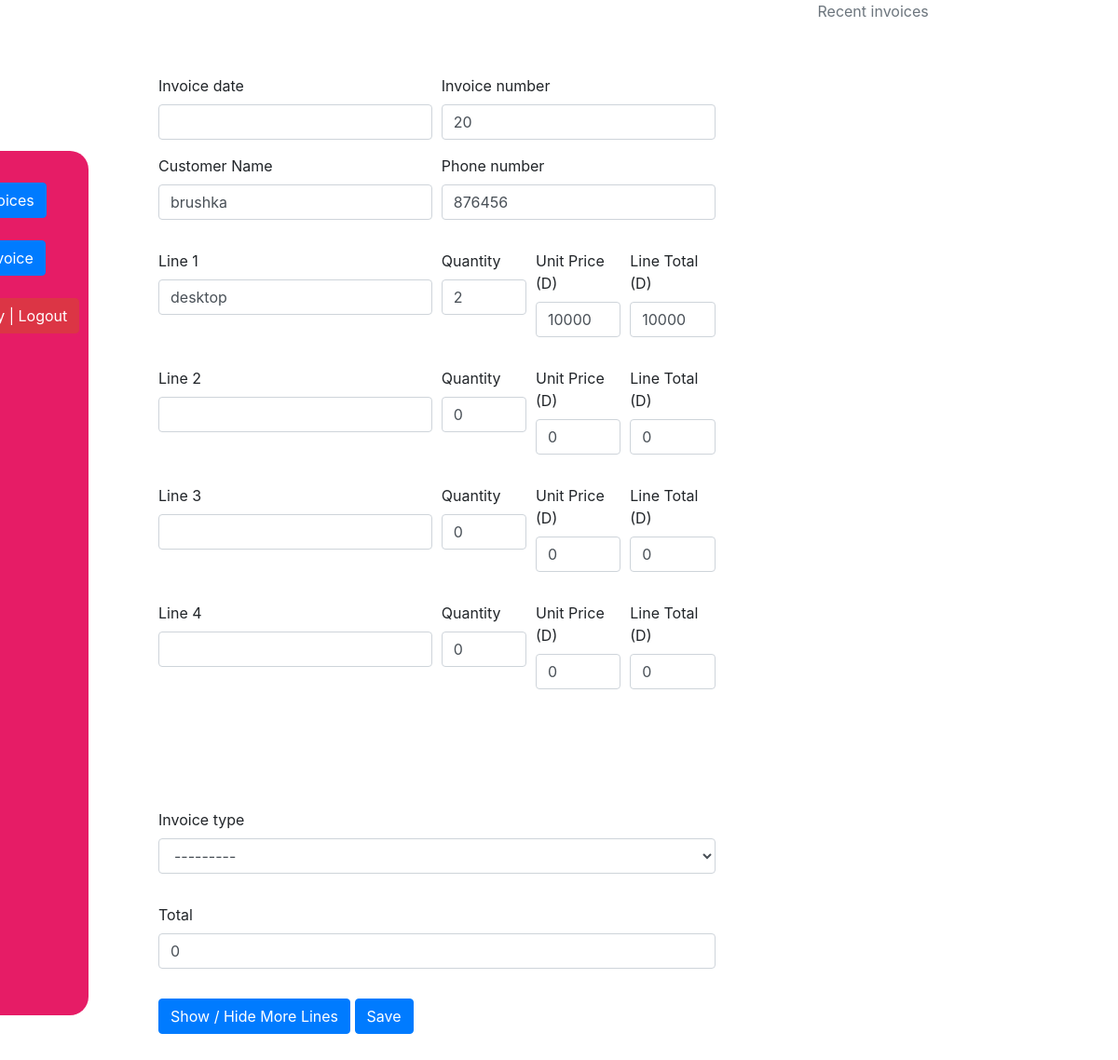
/update_invoice/3/ (signed in), run on the app's committed database.
### invoicemgt/models.py (models this page shows)
class Invoice(models.Model):
	comments = models.TextField(max_length=3000, default='', blank=True, null=True)
	invoice_number = models.IntegerField(blank=True, null=True)
	invoice_date = models.DateField(auto_now_add=False, auto_now=False, blank=True, null=True)
	name = models.CharField('Customer Name', max_length=120, default='', blank=True, null=True)
	line_one = models.CharField('Line 1', max_length=120, default='', blank=True, null=True)
	line_one_quantity = models.IntegerField('Quantity', default=0, blank=True, null=True)
	line_one_unit_price = models.IntegerField('Unit Price (D)', default=0, blank=True, null=True)
	line_one_total_price = models.IntegerField('Line Total (D)', default=0, blank=True, null=True)
	line_two = models.CharField('Line 2', max_length=120, default='', blank=True, null=True)
	line_two_quantity = models.IntegerField('Quantity', default=0, blank=True, null=True)
	line_two_unit_price = models.IntegerField('Unit Price (D)', default=0, blank=True, null=True)
	line_two_total_price = models.IntegerField('Line Total (D)', default=0, blank=True, null=True)
	line_three = models.CharField('Line 3', max_length=120, default='', blank=True, null=True)
	line_three_quantity = models.IntegerField('Quantity', default=0, blank=True, null=True)
	line_three_unit_price = models.IntegerField('Unit Price (D)', default=0, blank=True, null=True)
	line_three_total_price = models.IntegerField('Line Total (D)', default=0, blank=True, null=True)
	line_four = models.CharField('Line 4', max_length=120, default='', blank=True, null=True)
	line_four_quantity = models.IntegerField('Quantity', default=0, blank=True, null=True)
	line_four_unit_price = models.IntegerField('Unit Price (D)', default=0, blank=True, null=True)
	line_four_total_price = models.IntegerField('Line Total (D)', default=0, blank=True, null=True)
	line_five = models.CharField('Line 5', max_length=120, default='', blank=True, null=True)
	line_five_quantity = models.IntegerField('Quantity', default=0, blank=True, null=True)
	line_five_unit_price = models.IntegerField('Unit Price (D)', default=0, blank=True, null=True)
	line_five_total_price = models.IntegerField('Line Total (D)', default=0, blank=True, null=True)
	line_six = models.CharField('Line 1', max_length=120, default='', blank=True, null=True)
	line_six_quantity = models.IntegerField('Quantity', default=0, blank=True, null=True)
	line_six_unit_price = models.IntegerField('Unit Price (D)', default=0, blank=True, null=True)
	line_six_total_price = models.IntegerField('Line Total (D)', default=0, blank=True, null=True)
	line_seven = models.CharField('Line 2', max_length=120, default='', blank=True, null=True)
	line_seven_quantity = models.IntegerField('Quantity', default=0, blank=True, null=True)
	line_seven_unit_price = models.IntegerField('Unit Price (D)', default=0, blank=True, null=True)
	line_seven_total_price = models.IntegerField('Line Total (D)', default=0, blank=True, null=True)
	line_eight = models.CharField('Line 3', max_length=120, default='', blank=True, null=True)
	line_eight_quantity = models.IntegerField('Quantity', default=0, blank=True, null=True)
	line_eight_unit_price = models.IntegerField('Unit Price (D)', default=0, blank=True, null=True)
	line_eight_total_price = models.IntegerField('Line Total (D)', default=0, blank=True, null=True)
	line_nine = models.CharField('Line 4', max_length=120, default='', blank=True, null=True)
	line_nine_quantity = models.IntegerField('Quantity', default=0, blank=True, null=True)
	line_nine_unit_price = models.IntegerField('Unit Price (D)', default=0, blank=True, null=True)
	line_nine_total_price = models.IntegerField('Line Total (D)', default=0, blank=True, null=True)
	line_ten = models.CharField('Line 5', max_length=120, default='', blank=True, null=True)
	line_ten_quantity = models.IntegerField('Quantity', default=0, blank=True, null=True)
	line_ten_unit_price = models.IntegerField('Unit Price (D)', default=0, blank=True, null=True)
	line_ten_total_price = models.IntegerField('Line Total (D)', default=0, blank=True, null=True)
	phone_number = models.CharField(max_length=120, default='', blank=True, null=True)
	total = models.IntegerField(default='0', blank=True, null=True)
	balance = models.IntegerField(default='0', blank=True, null=True)
	timestamp = models.DateTimeField(auto_now_add=True, auto_now=False)
	last_updated = models.DateTimeField(auto_now_add=False, auto_now=True, blank=True)
	paid = models.BooleanField(default=False)
	invoice_type_choice = (
			('Receipt', 'Receipt'),
			('Invoice', 'Invoice'),
		)
	invoice_type = models.CharField(max_length=50, default='', blank=True, null=True, choices=invoice_type_choice)

### invoicemgt/views.py (the view)
# urls.py: path('update_invoice/<str:pk>/', views.update_invoice , name = "update_invoice"),
@login_required
def update_invoice(request,pk):
    queryset = Invoice.objects.get(id=pk)
    form = InvoiceUpdateForm(instance=queryset)
    if request.method == 'POST':
        form = InvoiceUpdateForm(request.POST, instance=queryset)
        if form.is_valid():
            form.save()
            return redirect('/list_invoice')
    context = {
        'form': form
    }
    return render(request , 'add_invoice.html' , context)

### invoicemgt/forms.py (shortened to what this page needs)
class InvoiceUpdateForm(forms.ModelForm):
	class Meta:
		model = Invoice
		fields = ['name', 'phone_number', 'invoice_date','invoice_number',
				'line_one', 'line_one_quantity', 'line_one_unit_price', 'line_one_total_price',
				'line_two', 'line_two_quantity', 'line_two_unit_price', 'line_two_total_price',
				'line_three', 'line_three_quantity', 'line_three_unit_price', 'line_three_total_price',
				'line_four', 'line_four_quantity', 'line_four_unit_price', 'line_four_total_price',
				'line_five', 'line_five_quantity', 'line_five_unit_price', 'line_five_total_price',
				'line_six', 'line_six_quantity', 'line_six_unit_price', 'line_six_total_price',
				'line_seven', 'line_seven_quantity', 'line_seven_unit_price', 'line_seven_total_price',
				'line_eight', 'line_eight_quantity', 'line_eight_unit_price', 'line_eight_total_price',
				'line_nine', 'line_nine_quantity', 'line_nine_unit_price', 'line_nine_total_price',
				'line_ten', 'line_ten_quantity', 'line_ten_unit_price', 'line_ten_total_price',
				'total', 'paid', 'invoice_type']

### invoicemgt/templates/add_invoice.html (shortened to what this page needs)
{% load static %}
{% load crispy_forms_tags %}
{% include 'navbar.html' %}
<!DOCTYPE html>
<html lang="en">
<head>
  <link rel="stylesheet" type="text/css"
    href="https://stackpath.bootstrapcdn.com/bootstrap/4.5.2/css/bootstrap.min.css">
  <link rel="stylesheet" href="{% static 'css/style.css' %}">
  <link href="{% static 'js/jquery-ui-1.12.1/jquery-ui.min.css' %}" rel="stylesheet">
  <link href="{% static 'js/jquery-ui-1.12.1/jquery-ui.structure.min.css' %}" rel="stylesheet">
  <link href="{% static 'js/jquery-ui-1.12.1/jquery-ui.theme.min.css' %}" rel="stylesheet">
  <link rel="stylesheet" href="{% static '' %}">
</head>
<body>
  <div class="main-container">
    <div class="row">
      <div class="col-md-9">
        <div class="myForm">
          <form method='POST' action=''>{% csrf_token %}
            <div class="row">
              <div class='col-sm-12'>
                <div class="form-row">
                  <div class="form-group col-md-6">
                    {{ form.invoice_date|as_crispy_field }}
                    {{ form.name|as_crispy_field }}
                  </div>
                  <div class="form-group col-md-6">
                    {{ form.invoice_number|as_crispy_field }}
                    {{ form.phone_number|as_crispy_field }}
                  </div>
                </div>
                <div class="form-row">
                  <div class="form-group col-md-6">
                    {{ form.line_one|as_crispy_field }}
                  </div>
                  <div class="form-group col-md-2">
                    {{ form.line_one_quantity|as_crispy_field }}
                  </div>
                  <div class="form-group col-md-2">
                    {{ form.line_one_unit_price|as_crispy_field }}
                  </div>
                  <div class="form-group col-md-2">
                    {{ form.line_one_total_price|as_crispy_field }}
                  </div>
                </div>
                <div class="form-row">
                  <div class="form-group col-md-6">
                    {{ form.line_two|as_crispy_field }}
                  </div>
                  <div class="form-group col-md-2">
                    {{ form.line_two_quantity|as_crispy_field }}
                  </div>
                  <div class="form-group col-md-2">
                    {{ form.line_two_unit_price|as_crispy_field }}
                  </div>
                  <div class="form-group col-md-2">
                    {{ form.line_two_total_price|as_crispy_field }}
                  </div>
                </div>
                <div class="form-row">
                  <div class="form-group col-md-6">
                    {{ form.line_three|as_crispy_field }}
                  </div>
                  <div class="form-group col-md-2">
                    {{ form.line_three_quantity|as_crispy_field }}
                  </div>
                  <div class="form-group col-md-2">
                    {{ form.line_three_unit_price|as_crispy_field }}
                  </div>
                  <div class="form-group col-md-2">
                    {{ form.line_three_total_price|as_crispy_field }}
                  </div>
                </div>
                <div class="form-row">
                  <div class="form-group col-md-6">
                    {{ form.line_four|as_crispy_field }}
                  </div>
                  <div class="form-group col-md-2">
                    {{ form.line_four_quantity|as_crispy_field }}
                  </div>
                  <div class="form-group col-md-2">
                    {{ form.line_four_unit_price|as_crispy_field }}
                  </div>
                  <div class="form-group col-md-2">
                    {{ form.line_four_total_price|as_crispy_field }}
                  </div>
                </div>
                <div class="form-row">
                </div>
                <div class="form-row">
                </div>
                <div class="form-row">
                </div>
                <div class="form-row">
                </div>
                <div class="form-row">
                </div>
                <div class="form-row">
                </div>
                <div class="form-row">
                  <div class="form-group col-md-12">
                    {{ form.invoice_type|as_crispy_field }}
                  </div>
                  <div class="form-group col-md-12">
                    {{ form.total|as_crispy_field }}
                  </div>
                </div>
                <button id="more-line" type="button" class="btn btn-primary"> Show / Hide More Lines </button>
                <button type="submit" class="btn btn-primary">Save</button>
              </div>
            </div>
          </form>
        </div>
      </div>
      <div class="col-sm-3">
        <div>
          <div>
            <span class="text-muted">Recent invoices</span>
          </div>
        </div>
      </div>
    </div>
  </div>
</body>
</html>

### invoicemgt/templates/navbar.html
<div class="mymenu-bar">
  <br>
  {% if request.user.is_authenticated %}
  <a href="/list_invoice">
    <div class="btn btn-primary mybutton">List Invoices</div>
  </a>
  <br><br>
  <a href="/add_invoice">
    <div class="btn btn-primary mybutton">New Invoice</div>
  </a>
  <br>
  <br>
  <a href="/accounts/logout"><button class="btn btn-danger">{{ user }} | Logout</button></a>
  {% else %}
  <a href="/accounts/login"><button class="btn btn-danger">Login</button></a>
  {% endif %}
</div>

### invoicemgt/static/css/style.css (style rules this page uses)
.myForm { margin: 30px; }
.main-container { width: 85%; margin: auto; }
.myForm form { padding: 50px; padding-bottom: 20px; }
.mymenu-bar { background-color: #e61c66; color: white; display: inline; padding: 10px; position: fixed; height: 80%; bottom: 70px; left: -80px; z-index: 3000; border-top-right-radius: 20px; border-bottom-right-radius: 20px; }

### data on the page
Invoice: name "brushka", invoice_number "20", phone_number "876456", line_one "desktop", line_one_quantity "2", line_one_unit_price "10000", line_one_total_price "10000", line_two_quantity "0", line_two_unit_price "0", line_two_total_price "0", line_three_quantity "0", line_three_unit_price "0", line_three_total_price "0", line_four_quantity "0", line_four_unit_price "0", line_four_total_price "0", invoice_type "---------", total "0"
